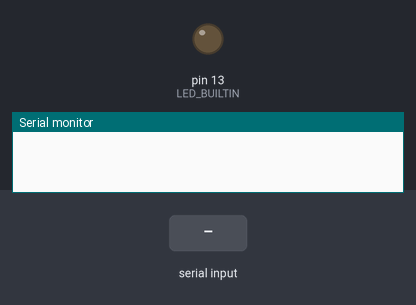
This sketch was run on a simulated Arduino Uno, built with avr-gcc and run on an emulated ATmega328P. Parts: output pins drawn as LEDs (lit = HIGH), the last lines printed to the serial monitor. Inputs (shaded band) come from the test bench.

Above: at 1.2 s.
1.3 s: "^" received over Serial
At 2.4 s:
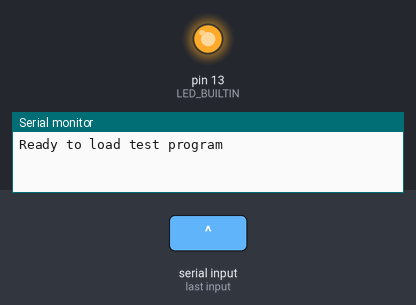
2.8 s: ">" received over Serial
At 3.5 s:
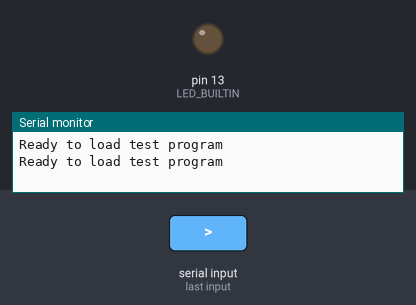
Timing chart, 0 to 5.8 s (numbered marks = the images above; inputs shaded):
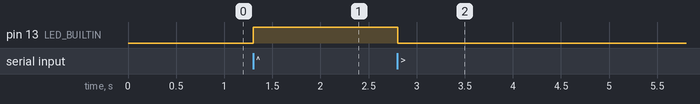

Measured:
- after the input at 1.3 s, pin 13 (LED_BUILTIN): LOW → HIGH at once
- after the input at 2.8 s, pin 13 (LED_BUILTIN): HIGH → LOW at once

The sketch:

LoadProgram.ino
```cpp
int ProgramCode = 0;   // for incoming serial data

void setup() {
        Serial.begin(9600);     // opens serial port, sets data rate to 9600 bps
        pinMode(LED_BUILTIN, OUTPUT);
}

void loop() {

        // send data only when you receive data:
        if (Serial.available() > 0) {
                // read the incoming byte:
                ProgramCode = Serial.read();


                if (ProgramCode == '^') {
                  // Load the test program into the arduino
                  Serial.println("Ready to load test program");
                  digitalWrite(LED_BUILTIN, HIGH);
                }
                else if (ProgramCode == '>') {
                  // Begin the test
                  Serial.println("Ready to load test program");
                  digitalWrite(LED_BUILTIN, LOW);

                  // Send the loaded test program to the shift registers
                }
                else {
                }


        }


}
```
